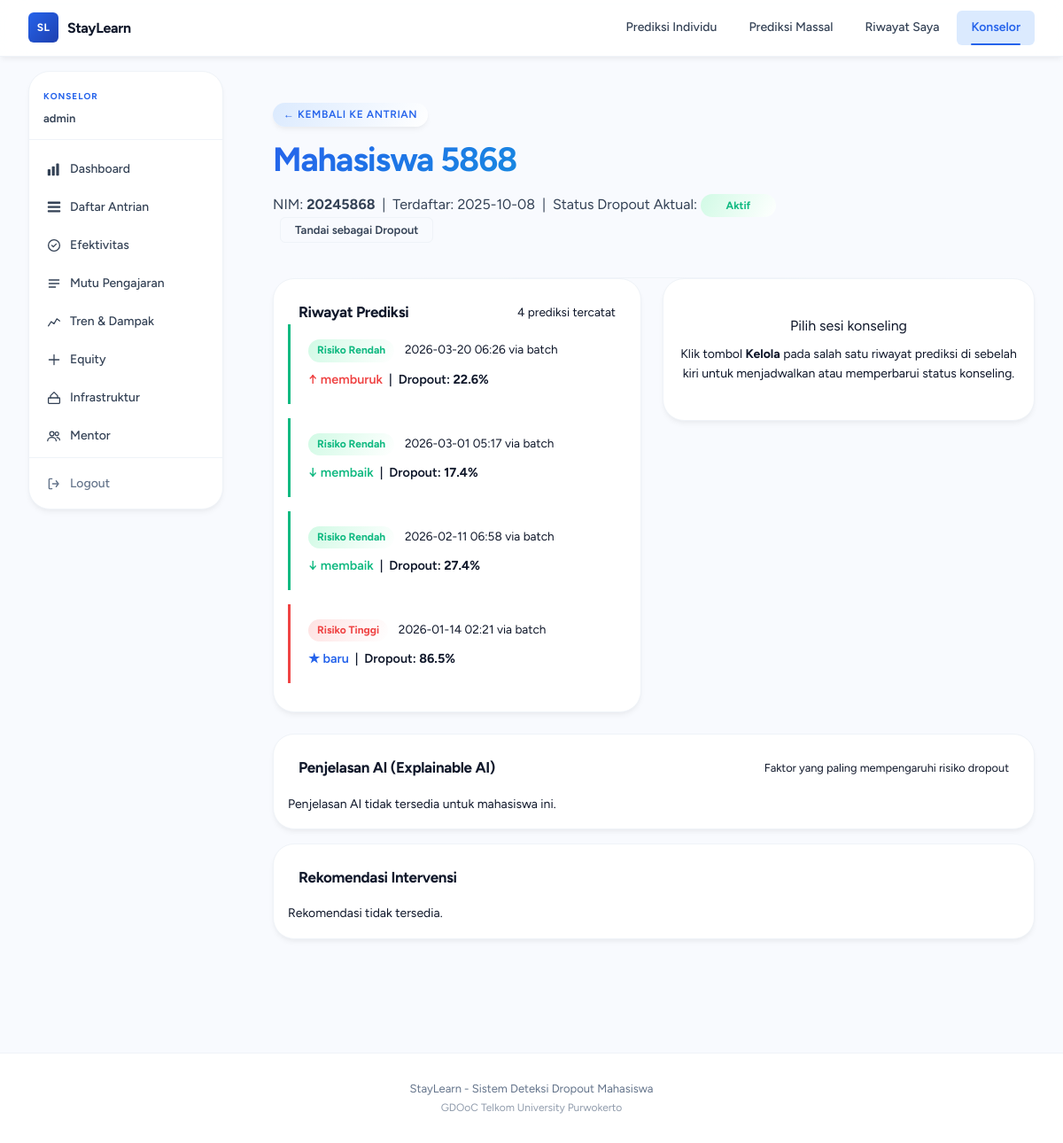
Screenshot of /konselor/mahasiswa/1 (signed in) with the database file from the repository.
### tables this page shows
CREATE TABLE users (
    id         INTEGER PRIMARY KEY AUTOINCREMENT,
    username   TEXT UNIQUE NOT NULL,
    password   TEXT NOT NULL,
    created_at TEXT NOT NULL DEFAULT (datetime('now', 'localtime'))
);

CREATE TABLE students (
    id         INTEGER PRIMARY KEY AUTOINCREMENT,
    nim        TEXT    UNIQUE NOT NULL,
    nama       TEXT,
    created_at TEXT    NOT NULL DEFAULT (datetime('now', 'localtime'))
, actual_dropout INTEGER DEFAULT 0, birth_date TEXT, gender TEXT, disability_status INTEGER DEFAULT 0, indigenous INTEGER DEFAULT 0, conflict_affected INTEGER DEFAULT 0);

CREATE TABLE predictions (
    id           INTEGER PRIMARY KEY AUTOINCREMENT,
    student_id   INTEGER NOT NULL REFERENCES students(id) ON DELETE CASCADE,
    risk_level   TEXT    NOT NULL,
    p_dropout    REAL    NOT NULL,
    raw_features TEXT    NOT NULL,
    source       TEXT    NOT NULL DEFAULT 'individual',
    trajectory   TEXT    NOT NULL DEFAULT 'baru',
    predicted_at TEXT    NOT NULL DEFAULT (datetime('now', 'localtime'))
);

### counselor_routes.py (the view)
@counselor_bp.route("/mahasiswa/<int:student_id>")
def student_detail(student_id):
    history = db.get_student_history(student_id)
    if history is None:
        return render_template("404.html"), 404
    return render_template("counselor/student.html", **history)

### counselor_routes.py (called while the page is built)
@counselor_bp.before_request
@login_required
def protect():
    pass

### database.py (called while the page is built, shortened)
@contextmanager
def _get_conn():
    if has_request_context() and hasattr(g, 'db'):
        yield g.db

def get_user_by_id(user_id: int):
    with _get_conn() as conn:
        row = conn.execute(
            "SELECT id, username FROM users WHERE id = ?", (user_id,)
        ).fetchone()
        if row:
            return User(row["id"], row["username"])
    return None

### templates/counselor/student.html (shortened to what this page needs)
{% extends "counselor/layout.html" %}
{% block counselor_content %}
<div class="page-hero">
  <div class="hero-inner">
    <div class="hero-badge">
      <a href="{{ url_for('counselor.dashboard') }}"
         style="color: inherit; text-decoration: none">← Kembali ke Antrian</a>
    </div>
    <h1 class="hero-title">{{ student.nama or 'Mahasiswa Tanpa Nama' }}</h1>
    <p class="hero-desc">
      NIM: <strong>{{ student.nim }}</strong> &nbsp;|&nbsp;
      Terdaftar: {{ student.created_at[:10] }}
      &nbsp;|&nbsp;
      Status Dropout Aktual:
      <span id="actual-dropout-status" class="risk-tag {{ 'tinggi' if student.actual_dropout else 'rendah' }}">
        {{ 'Dropout' if student.actual_dropout else 'Aktif' }}
      </span>
      <button id="btn-toggle-dropout" class="btn btn-sm btn-outline" style="margin-left: 0.5rem;">
        Tandai sebagai {{ 'Aktif' if student.actual_dropout else 'Dropout' }}
      </button>
    </p>
  </div>
</div>
<div class="layout-two-col">
  <div>
    <div class="card">
      <div class="card-header">
        <h2 class="card-title">Riwayat Prediksi</h2>
        <span style="font-size: 0.85rem; color: var(--color-text-muted)">
          {{ predictions|length }} prediksi tercatat
        </span>
      </div>
      {% if predictions %}
      <div style="padding: 0 1rem 1rem">
        {% for pred in predictions %}
        <div style="
          border-left: 3px solid {{
            '#EF4444' if pred.risk_level == 'tinggi' else
            ('#F59E0B' if pred.risk_level == 'sedang' else '#10B981')
          }};
          padding: 1rem 1rem 1rem 1.25rem;
          margin-bottom: 1rem;
          background: var(--color-surface);
          border-radius: 0 8px 8px 0;
        ">
          <div style="
            display: flex;
            justify-content: space-between;
            align-items: flex-start;
            flex-wrap: wrap;
            gap: 0.5rem;
          ">
            <div>
              <span class="risk-tag {{ pred.risk_level }}" style="margin-right: 0.5rem">
                {{ 'Risiko Tinggi' if pred.risk_level == 'tinggi' else
                   ('Risiko Sedang' if pred.risk_level == 'sedang' else 'Risiko Rendah') }}
              </span>
              <span style="font-size: 0.85rem; color: var(--color-text-muted)">
                {{ pred.predicted_at[:16] }} via {{ pred.source }}
              </span>
            </div>
            <div style="font-size: 0.9rem; font-weight: 600">
              {% set traj_color = {
                'memburuk': '#EF4444',
                'stagnan':  '#F59E0B',
                'membaik':  '#10B981',
                'baru':     'var(--color-primary)'
              } %}
              {% set traj_icon = {
                'memburuk': '↑',
                'stagnan':  '→',
                'membaik':  '↓',
                'baru':     '★'
              } %}
              <span style="color:{{ traj_color.get(pred.trajectory, '#64748B') }};">
                {{ traj_icon.get(pred.trajectory, '') }} {{ pred.trajectory }}
              </span>
              &nbsp;|&nbsp; Dropout:
              <strong>{{ "%.1f"|format(pred.p_dropout * 100) }}%</strong>
            </div>
          </div>
        </div>
        {% endfor %}
      </div>
      {% else %}
      <div style="padding: 2rem; text-align: center; color: var(--color-text-muted)">
        Belum ada prediksi tercatat untuk mahasiswa ini.
      </div>
      {% endif %}
    </div>
  </div>
  <div>
    <div id="panel-placeholder" class="card"
         style="text-align: center; padding: 2.5rem 1rem; color: var(--color-text-muted);">
      <p style="font-size: 1rem; margin-bottom: 0.5rem">Pilih sesi konseling</p>
      <p style="font-size: 0.875rem">
        Klik tombol <strong>Kelola</strong> pada salah satu riwayat prediksi di
        sebelah kiri untuk menjadwalkan atau memperbarui status konseling.
      </p>
    </div>
  </div>
</div>
<div style="margin-top:1.5rem;">
  <div class="card" style="margin-bottom:1rem;" id="xai-card">
    <div class="card-header">
      <h2 class="card-title">Penjelasan AI (Explainable AI)</h2>
      <span style="font-size:0.8rem; color:var(--color-text-muted);">
        Faktor yang paling mempengaruhi risiko dropout
      </span>
    </div>
    <div id="xai-error" style="display:none; padding:1rem; font-size:0.875rem; color:var(--color-text-muted);">
      Penjelasan AI tidak tersedia untuk mahasiswa ini.
    </div>
  </div>
  <div class="card" id="rec-card">
    <div class="card-header">
      <h2 class="card-title">Rekomendasi Intervensi</h2>
    </div>
    <div id="rec-error" style="display:none; padding:1rem; font-size:0.875rem; color:var(--color-text-muted);">
      Rekomendasi tidak tersedia.
    </div>
  </div>
</div>
{% endblock %}

### templates/counselor/layout.html (shortened to what this page needs)
{% extends "base.html" %}
{% block content %}
<div class="cl-wrapper">
  <aside class="cl-sidebar" id="clSidebar" role="navigation" aria-label="Menu konselor">
    <div class="cl-sidebar-header">
      <span class="cl-sidebar-badge">Konselor</span>
      <span class="cl-sidebar-user">{{ current_user.username }}</span>
    </div>
    <nav class="cl-nav">
      <a href="{{ url_for('counselor.analytics') }}"
         class="cl-nav-item {% if request.endpoint == 'counselor.analytics' %}is-active{% endif %}">
        Dashboard
      </a>
      <a href="{{ url_for('counselor.dashboard') }}"
         class="cl-nav-item {% if request.endpoint == 'counselor.dashboard' %}is-active{% endif %}">
        Daftar Antrian
      </a>
      <a href="{{ url_for('counselor.effectiveness') }}"
         class="cl-nav-item {% if request.endpoint == 'counselor.effectiveness' %}is-active{% endif %}">
        <svg class="cl-nav-icon" viewBox="0 0 20 20" fill="none" xmlns="http://www.w3.org/2000/svg"
             aria-hidden="true">
          <circle cx="10" cy="10" r="8" stroke="currentColor" stroke-width="1.6"/>
          <path d="M7 10l2 2 4-4" stroke="currentColor" stroke-width="1.6"
                stroke-linecap="round" stroke-linejoin="round"/>
        </svg>
        Efektivitas
      </a>
      <a href="{{ url_for('counselor.teacher_analytics') }}"
         class="cl-nav-item {% if request.endpoint == 'counselor.teacher_analytics' %}is-active{% endif %}">
        <svg class="cl-nav-icon" viewBox="0 0 20 20" fill="none" xmlns="http://www.w3.org/2000/svg"
             aria-hidden="true">
          <path d="M3 5h14M3 10h14M3 15h9" stroke="currentColor" stroke-width="1.6"
                stroke-linecap="round"/>
        </svg>
        Mutu Pengajaran
      </a>
      <a href="{{ url_for('counselor.trends') }}"
         class="cl-nav-item {% if request.endpoint == 'counselor.trends' %}is-active{% endif %}">
        <svg class="cl-nav-icon" viewBox="0 0 20 20" fill="none" xmlns="http://www.w3.org/2000/svg" aria-hidden="true">
          <polyline points="2,16 6,10 10,13 14,6 18,9" stroke="currentColor" stroke-width="1.6" stroke-linecap="round" stroke-linejoin="round" fill="none"/>
        </svg>
        Tren & Dampak
      </a>
      <a href="{{ url_for('counselor.equity') }}"
         class="cl-nav-item {% if request.endpoint == 'counselor.equity' %}is-active{% endif %}">
        <svg class="cl-nav-icon" viewBox="0 0 20 20" fill="none" xmlns="http://www.w3.org/2000/svg" aria-hidden="true">
          <path d="M3 10h14M10 3v14" stroke="currentColor" stroke-width="1.6" stroke-linecap="round"/>
        </svg>
        Equity
      </a>
      <a href="{{ url_for('counselor.infrastructure') }}"
         class="cl-nav-item {% if request.endpoint == 'counselor.infrastructure' %}is-active{% endif %}">
        Infrastruktur
      </a>
      <a href="{{ url_for('counselor.mentors') }}"
         class="cl-nav-item {% if request.endpoint == 'counselor.mentors' %}is-active{% endif %}">
        Mentor
      </a>
    </nav>
    <div class="cl-sidebar-footer">
      <form method="post"
            action="{{ url_for('counselor.logout') }}"
            class="cl-logout-form"
            id="logoutForm">
        <button type="submit" class="cl-nav-item cl-nav-logout">
          Logout
        </button>
      </form>
    </div>
  </aside>
  <main class="cl-main" id="clMain">
    {% block counselor_content %}{% endblock %}
  </main>
</div>
{% endblock %}

### templates/base.html (shortened to what this page needs)
<!DOCTYPE html>
<html lang="id">
  <head>
    <link
      rel="stylesheet"
      href="{{ url_for('static', filename='css/main.css') }}"
    />
  </head>
  <body>
    <nav class="nav">
      <div class="nav-inner">
        <a href="{{ url_for('index') }}" class="nav-brand">
          <span class="brand-mark">SL</span>
          <span class="brand-name">StayLearn</span>
        </a>
        <div class="nav-links">
          <a
            href="{{ url_for('index') }}"
            class="nav-link {% if request.endpoint == 'index' %}active{% endif %}"
            >Prediksi Individu</a
          >
          <a
            href="{{ url_for('batch') }}"
            class="nav-link {% if request.endpoint == 'batch' %}active{% endif %}"
            >Prediksi Massal</a
          >
          <a
            href="{{ url_for('riwayat_verifikasi') }}"
            class="nav-link {% if request.endpoint in ('riwayat_verifikasi', 'riwayat_tampil') %}active{% endif %}"
            >Riwayat Saya</a
          >
          <a
            href="{{ url_for('counselor.dashboard') }}"
            class="nav-link {% if request.endpoint and request.endpoint.startswith('counselor.') %}active{% endif %}"
            >Konselor</a
          >
        </div>
      </div>
    </nav>
    <main class="main">{% block content %}{% endblock %}</main>
    <footer class="footer">
      <div class="footer-inner">
        <p>StayLearn - Sistem Deteksi Dropout Mahasiswa</p>
        <p class="footer-sub">GDOoC Telkom University Purwokerto</p>
      </div>
    </footer>
  </body>
</html>

### templates/counselor/layout.html (style rules this page uses)
.cl-wrapper { display: flex; align-items: flex-start; gap: 24px; margin-left: -32px; margin-right: -32px; padding-left: 0; padding-right: 0; }
.cl-sidebar { width: 220px; flex-shrink: 0; position: sticky; top: calc(var(--nav-h) + 16px); max-height: calc(100vh - var(--nav-h) - 32px); overflow-y: auto; background: var(--color-surface); border: 1px solid var(--color-border); border-radius: var(--radius-xl); box-shadow: var(--shadow-sm); display: flex; flex-direction: column; scrollbar-width: thin; scrollbar-color: var(--color-border) transparent; margin-left: 32px; transition: transform 0.25s cubic-bezier(0.4, 0, 0.2, 1), opacity 0.25s ease; }
.cl-sidebar-header { padding: 20px 16px 12px; border-bottom: 1px solid var(--color-border); margin-bottom: 8px; }
.cl-sidebar-badge { display: block; font-size: 10px; font-weight: 700; letter-spacing: 0.1em; text-transform: uppercase; color: var(--color-primary); margin-bottom: 4px; }
.cl-sidebar-user { font-size: 13px; font-weight: 600; color: var(--color-text-secondary); white-space: nowrap; overflow: hidden; text-overflow: ellipsis; }
.cl-nav { flex: 1; padding: 4px 8px; display: flex; flex-direction: column; gap: 2px; }
.cl-nav-item { display: flex; align-items: center; gap: 10px; padding: 10px 12px; border-radius: var(--radius-md); font-size: 14px; font-weight: 500; color: var(--color-text-secondary); text-decoration: none; transition: background var(--transition), color var(--transition); cursor: pointer; border: none; background: none; width: 100%; text-align: left; font-family: var(--font); line-height: 1.5; }
.cl-nav-icon { width: 16px; height: 16px; flex-shrink: 0; }
.cl-logout-form { margin: 0; padding: 8px; border-top: 1px solid var(--color-border); margin-top: auto; }
.cl-nav-logout { color: var(--color-text-tertiary); }
.cl-main { flex: 1; min-width: 0; padding: 0 32px 64px; }

### rows the page displays
users: username "admin"
students: nim "20245868", created_at "2025-10-08", actual_dropout "Aktif", actual_dropout "Dropout"
predictions: risk_level "Risiko Rendah", predicted_at "2026-03-20 06:26", source "batch", get "↑", trajectory "memburuk", pred.p_dropout*100 "22.6"
predictions: risk_level "Risiko Rendah", predicted_at "2026-03-01 05:17", source "batch", get "↓", trajectory "membaik", pred.p_dropout*100 "17.4"
predictions: risk_level "Risiko Rendah", predicted_at "2026-02-11 06:58", source "batch", get "↓", trajectory "membaik", pred.p_dropout*100 "27.4"
predictions: risk_level "Risiko Tinggi", predicted_at "2026-01-14 02:21", source "batch", get "★", trajectory "baru", pred.p_dropout*100 "86.5"

### other values shown
{{ predictions|length }} "4"
